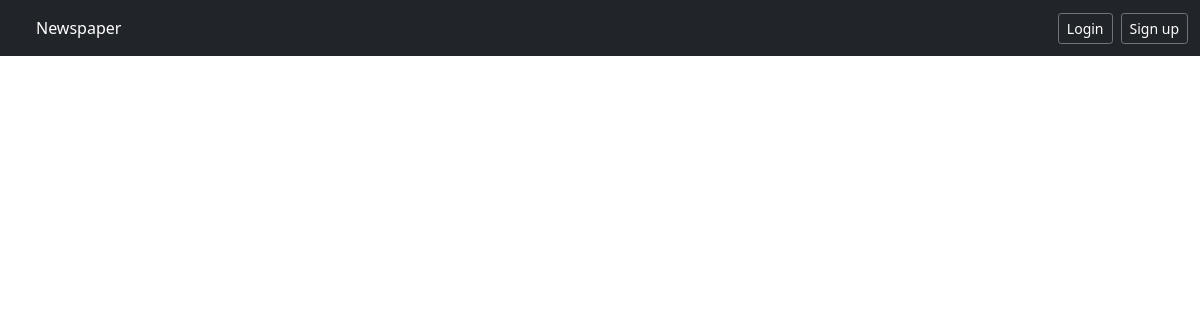
/articles/, run on an earlier commit of the app's database.
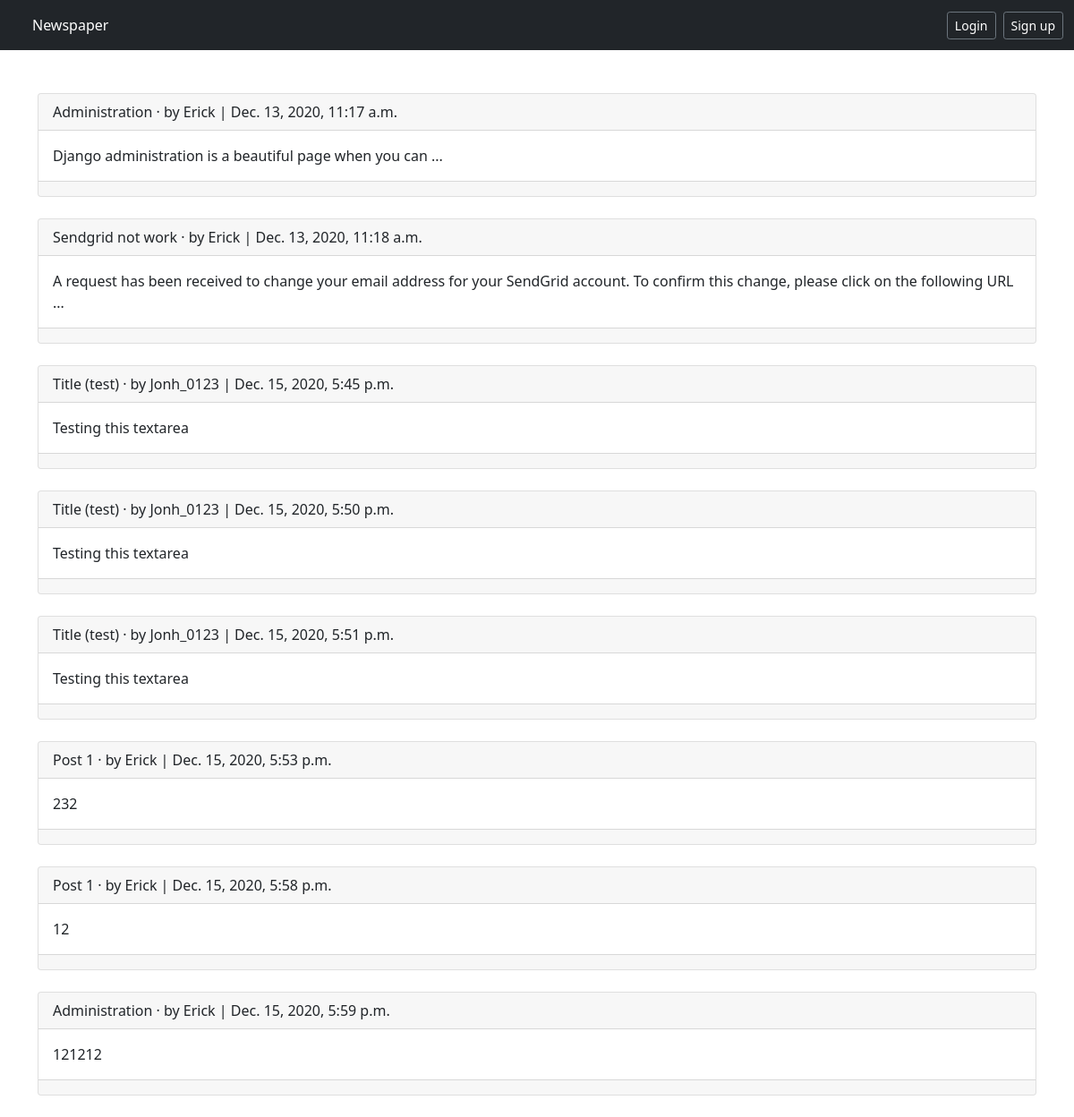
And on a later commit of the database.
### articles/models.py (models this page shows, shortened)
class Article(models.Model):
    title = models.CharField(max_length=254)
    body = models.TextField()
    date = models.DateTimeField(auto_now_add=True)
    author = models.ForeignKey(
        get_user_model(),
        on_delete=models.CASCADE
    )

### accounts/models.py (models this page shows)
class CustomUser(AbstractUser):
    age = models.PositiveIntegerField(null=True, blank=True)
    nice_name = models.TextField(null=True, blank=True)

### articles/views.py (the view)
# urls.py: path('', ArticleListView.as_view(), name="article_list"),
class ArticleListView(ListView):
    model = Article
    template_name = 'article_list.html'

### templates/article_list.html (shortened to what this page needs)
{% extends 'base.html' %}
{% block content %}
    {% for article in object_list %}
        <div class="card">
            <div class="card-header">
                <span class="font-weight-bold">
                    {{ article.title }}
                </span>
                &middot;
                <span class="text-mutted">
                    by {{article.author}} | {{article.date}}
                </span>
            </div>
            <div class="card-body">
                {{article.body}}
            </div>
            <div class="card-footer text-center text-mutted">
            </div>
        </div>
        <br>
    {% endfor %}
{% endblock content %}

### templates/base.html (shortened to what this page needs)
{% load static %}
<!DOCTYPE html>
<html lang="en">
<head>
    <link href="https://cdn.jsdelivr.net/npm/bootstrap@5.0.0-beta1/dist/css/bootstrap.min.css" rel="stylesheet"
>
    <link rel="stylesheet" href="{% static 'css/main.css' %}">
</head>
<body>
    <nav class="navbar navbar-expand-lg navbar-dark bg-dark">
        <div class="container-fluid">
            <div class="collapse navbar-collapse" id="navbarSupportedContent">
                <ul class="navbar-nav me-auto mb-2 mb-lg-0">
                    <li class="nav-item">
                        <a class="nav-link active" aria-current="page" href="{% url 'home' %}">Newspaper</a>
                    </li>
                </ul>
                <form class="d-flex text-white">
                  {% if user.is_authenticated %}
                  <li class="nav-item dropdown text-white mr-5 pr-5" style="list-style: none;">
                    <a class="nav-link dropdown-toggle" href="#" id="navbarDropdown" role="button"
                    data-bs-toggle="dropdown" aria-expanded="false">
                        <svg xmlns="http://www.w3.org/2000/svg" width="16" height="16" fill="currentColor" class="bi bi-sliders" viewBox="0 0 16 16">
                          <path fill-rule="evenodd" d="M11.5 2a1.5 1.5 0 1 0 0 3 1.5 1.5 0 0 0 0-3zM9.05 3a2.5 2.5 0 0 1 4.9 0H16v1h-2.05a2.5 2.5 0 0 1-4.9 0H0V3h9.05zM4.5 7a1.5 1.5 0 1 0 0 3 1.5 1.5 0 0 0 0-3zM2.05 8a2.5 2.5 0 0 1 4.9 0H16v1H6.95a2.5 2.5 0 0 1-4.9 0H0V8h2.05zm9.45 4a1.5 1.5 0 1 0 0 3 1.5 1.5 0 0 0 0-3zm-2.45 1a2.5 2.5 0 0 1 4.9 0H16v1h-2.05a2.5 2.5 0 0 1-4.9 0H0v-1h9.05z"/>
                        </svg>
                        {{user.username}}
                    </a>
                        <ul class="dropdown-menu text-white mr-5 pr-5" aria-labelledby="navbarDropdown">
                            <li><a class="dropdown-item" href="{% url 'password_change' %}">Change password</a></li>
                            <li><a class="dropdown-item" href="{% url 'logout' %}">Log out</a></li>
                        </ul>
                    </li>
                    &nbsp;
                    &nbsp;
                    {% else %}
                        <a class="btn btn-sm btn-outline-secondary mx-2 text-white" href="{% url 'login' %}">Login</a>
                        <a class="btn btn-sm btn-outline-secondary text-white" href="{% url 'signup' %}">Sign up</a>
                    {% endif %}
                </form>
            </div>
        </div>
    </nav>
    <div class="container mt-5">
        {% block content %}
        {% endblock content %}
    </div>
</body>
</html>

What changed in the data, as far as the page shows it:
added Article: title "Administration", author "Erick", date "Dec. 13, 2020, 11:17 a.m.", body "Django administration is a beautiful page when you can ..."
added Article: title "Sendgrid not work", author "Erick", date "Dec. 13, 2020, 11:18 a.m.", body "A request has been received to change your email address for your SendGrid account. To confirm this change, please click on the following URL ..."
added Article: title "Title (test)", author "Jonh_0123", date "Dec. 15, 2020, 5:45 p.m.", body "Testing this textarea"
added Article: title "Title (test)", author "Jonh_0123", date "Dec. 15, 2020, 5:50 p.m.", body "Testing this textarea"
added Article: title "Title (test)", author "Jonh_0123", date "Dec. 15, 2020, 5:51 p.m.", body "Testing this textarea"
added Article: title "Post 1", author "Erick", date "Dec. 15, 2020, 5:53 p.m.", body "232"
added Article: title "Post 1", author "Erick", date "Dec. 15, 2020, 5:58 p.m.", body "12"
added Article: title "Administration", author "Erick", date "Dec. 15, 2020, 5:59 p.m.", body "121212"
